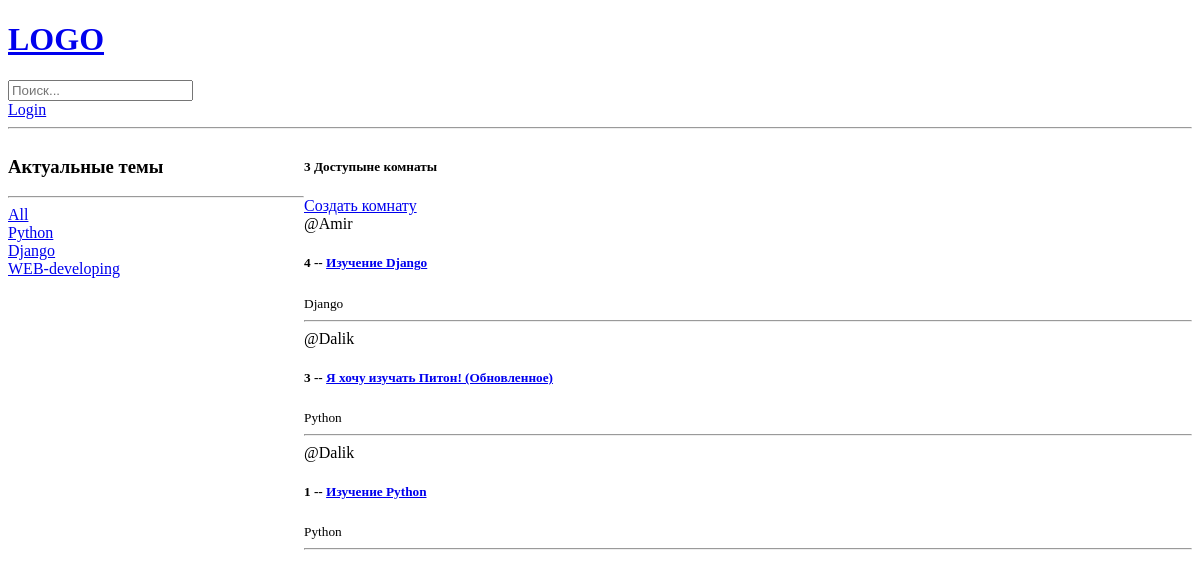
Before: / with the older database file.
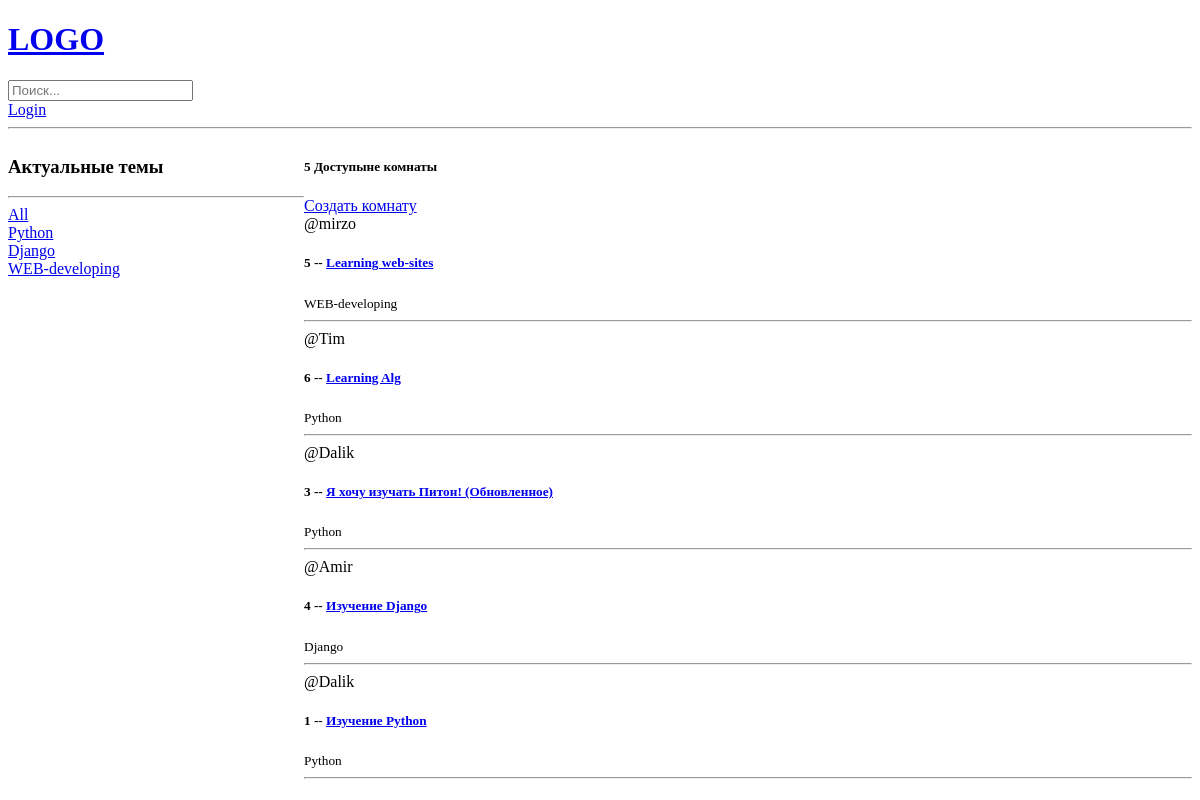
After: the same page with the newer database file.
### base/models.py (models this page shows, shortened)
class Topic(models.Model):
    name = models.CharField(max_length=200)

class Room(models.Model):
    host = topic = models.ForeignKey(User, on_delete=models.SET_NULL, null=True)
    topic = models.ForeignKey(Topic, on_delete=models.SET_NULL, null=True)
    name = models.CharField(max_length=200)
    description = models.TextField(null=True, blank=True)
    update = models.DateTimeField(auto_now=True)
    created = models.DateTimeField(auto_now_add=True)
    class Meta:
        ordering = ['-update', '-created']

### base/views.py (the view)
# urls.py: path('', views.home, name="home"),
def home(request):
    q = request.GET.get('q') if request.GET.get('q') != None else ''
    rooms = Room.objects.filter(
        Q(topic__name__icontains=q) |
        Q(name__icontains=q) |
        Q(description__icontains=q)
        )
    room_count = rooms.count()
    topics = Topic.objects.all()
    context = {'rooms' : rooms, 'topics' : topics, 'room_count' : room_count}
    return render(request, 'base/home.html' , context)

### base/templates/base/home.html (shortened to what this page needs)
{% extends 'main.html' %}
{% block content %}
<div class="home-container">
    <div>
        <h3>Актуальные темы</h3>
        <hr>
        <div>
            <a href="{% url 'home' %}">All</a>
        </div>
        {% for topic in topics %}
        <div>
            <a href="{% url 'home' %}?q={{topic.name}}">{{topic.name}}</a>
        </div>
        {% endfor %}
    </div>
    <div>
        <h5>{{room_count}} Доступыне комнаты </h5>
        <a href="{% url 'create-room' %}">Создать комнату</a>
        <div>
            {% for room in rooms %}
            <div>
                <span>@{{room.host.username}}</span>
                <h5>{{room.id}} -- <a href="{% url 'room' room.id %}">{{room.name}}</a></h5>
                <small>{{room.topic.name}}</small>
                <hr>
            </div>
            {% endfor %}
        </div>
    </div>
</div>
{% endblock content %}

### templates/main.html (shortened to what this page needs)
<!DOCTYPE html>
<html>
<head>
</head>
<body>
    {% include 'navbar.html' %}
    {% block content %}
    {% endblock %}
</body>
</html>

### templates/navbar.html
<a href="/">
    <h1>LOGO</h1>
</a>
<form method="GET" action="{% url 'home' %}">
    <input type="text" name="q" placeholder="Поиск..." />
</form>
{% if request.user.is_authenticated %}
<p>Hello, {{request.user}}</p>
<a href="{% url 'logout' %}">Logout</a>
{% else %}
<a href="{% url 'login' %}">Login</a>
{% endif %}
<hr>

### base/templates/base/home.html (style rules this page uses)
.home-container { display: grid; grid-template-columns: 1fr 3fr ; }

Changed rows visible on the page:
added Room: host.username "mirzo", id "5", name "Learning web-sites", topic.name "WEB-developing"
added Room: host.username "Tim", id "6", name "Learning Alg", topic.name "Python"
changed Room "Я хочу изучать Питон! (Обновленное)": moves up the list
Other visible differences:
{{ room_count }}: "3" → "5"
